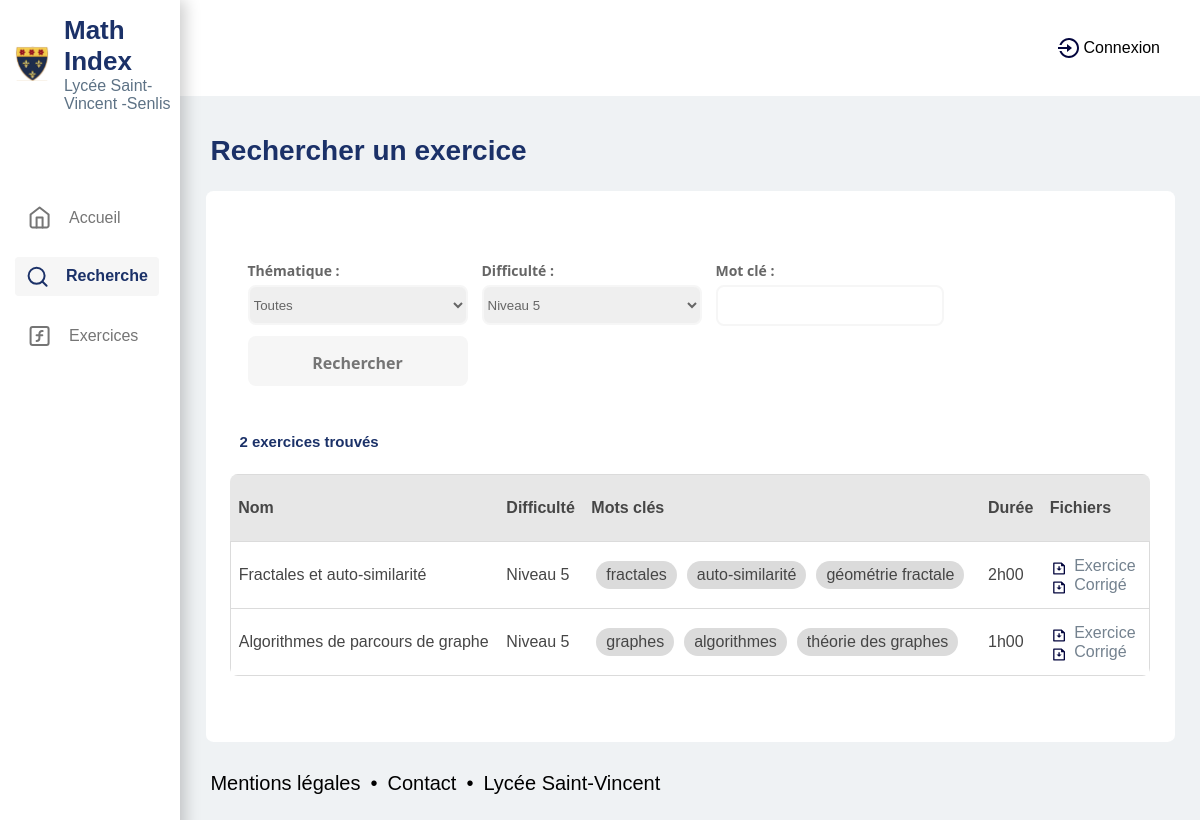
/projects/MathIndex/Recherche.php?difficulte=5, run on the app's committed database.
### tables this page shows
CREATE TABLE `exercise` (
  `id` int(11) NOT NULL,
  `name` varchar(255) NOT NULL,
  `classroom_id` int(11) DEFAULT NULL,
  `thematic_id` int(11) DEFAULT NULL,
  `chapter` varchar(100) DEFAULT NULL,
  `keywords` varchar(255) DEFAULT NULL,
  `difficulty` int(11) DEFAULT NULL,
  `duration` int(11) DEFAULT NULL,
  `origin_name` varchar(100) DEFAULT NULL,
  `origin_information` text DEFAULT NULL,
  `created_by_id` int(11) DEFAULT NULL,
  `date` date DEFAULT NULL,
  `exercice_file_id` int(11) DEFAULT NULL,
  `correction_file_id` int(11) DEFAULT NULL,
  `origin_id` int(11) DEFAULT NULL
);

### projects/MathIndex/Recherche.php (the view, shortened to what this page needs)
<!DOCTYPE html>
<html lang="fr">
<head>
    <link href='assets/styles/Recherche.css' rel='stylesheet'/>
</head>
<body>
    <nav class="barre-navigation hidden">
        <div class="ensembles-logo">
            <img alt="logo" src="assets/images/Logo.svg">
            <div class="ensembles-logo-titre ">
            <span class="titre">Math Index</span>
            <span class="sous-titre">Lycée Saint-Vincent -Senlis</span>
            </div>
        </div>
        <div class="navigation">
        <ul>
                <li><a href="Accueil.php" class="accueil-liens"><img src="assets/images/icone_home_gris.svg">Accueil</a></li>
                <li><a href="Recherche.php" class="recherche-liens"><img src="assets/images/icone_search.svg"><strong>Recherche</strong></a></li>
                <li><a href="Exercices.php" class="exercices-liens"><img src="assets/images/icone_fonctions_gris.svg">Exercices</a></li>
            </ul>
        </div>
    </nav>
    <header>
        <div class="header-droite">
            <?php
                if(isset($_SESSION["account"])){
                    $lastname=$_SESSION['account']['last_name'];
                    $firstname=$_SESSION['account']['first_name'];
                    $role=$_SESSION['account']['role'];
                    $profile_picture = isset($_SESSION['account']['profile_photo_file']) ? $_SESSION['account']['profile_photo_file'] : 'chemin/vers/image_par_defaut.jpg';
                   echo "<div class='compte' id='bouton' tabindex='0'>$firstname $lastname <img src='assets/photos_de_profil/$profile_picture' alt='photo de profil' class='profil-image'></div>";
                    if($role == "Administrateur" ){
                      echo "<div class='cible' id='cible'>";
                      echo "<a href='admin/Admin.php'><p>Administration</p><img class='img_admin' src='assets/images/icone-admin.svg'></a>";
                      echo "<a href='admin/authentification/logout.php'><p>Déconnexion</p><img class='img_logout' src='assets/images/icone_logout.svg'></a>";
                      echo "</div></div>";
                    }
                }else {
                    echo "<a href='Connexion.php' class='connexion'><img src='assets/images/icone_login.svg' alt='login'>Connexion</a>";
                }
            ?>
        </div>
    </header>
    <div class='grand_conteneur'>
        <div class='menu_arriere'></div>
            <div class="contenu">
                <h1>Rechercher un exercice</h1>
                <div class="carre-blanc">
                    <form method="GET">
                        <?php
                            if (isset($_GET['difficulte']))
                            {
                                $selecteur = $_GET['thematique'];
                            }else{
                                $selecteur = "";
                            }
                        ?>
                        <div class="form-group">
                            <label for="thematique">Thématique :</label>
                            <select id="thematique" name="thematique">
                                <option value="">Toutes</option>
                            </select>
                        </div>
                        <?php
                            if (isset($_GET['difficulte']))
                            {
                                $selecteur = $_GET['difficulte'];
                            }else{
                                $selecteur = "";
                            }
                        ?>
                        <div class="form-group">
                            <label for="difficulte">Difficulté :</label>
                            <select id="difficulte" name="difficulte">
                                <option value="5" <?php if($selecteur == "5") echo"selected" ?>>Niveau 5</option>
                            </select>
                        </div>
                        <div class="form-group">
                            <label for="mot_cle">Mot clé :</label>
                            <input type="text" id="mot_cle" name="mot_cle" value="">
                        </div>
                        <input type="submit" value="Rechercher">
                    </form>
                    <table>
                        <tr>
                            <th>Nom</th>
                            <th>Difficulté</th>
                            <th>Mots clés</th>
                            <th>Durée</th>
                            <th>Fichiers</th>
                        </tr>
                        <?php
                            include_once 'requetes/configdb.php';
                            $sql_all_exercices = "SELECT
                                exercise.name AS exercise_name,
                                thematic.name AS thematic_name,
                                exercise.difficulty,
                                exercise.duration,
                                exercise.keywords,
                                file_exercice.name AS exercice_name,
                                file_exercice.original_name AS exercice_original_name,
                                file_exercice.extension,
                                file_correction.name AS correction_name,
                                file_correction.original_name AS correction_original_name,
                                file_correction.extension AS correction_extension
                            FROM exercise
                            LEFT JOIN thematic ON exercise.thematic_id = thematic.id
                            LEFT JOIN file AS file_exercice ON exercise.exercice_file_id = file_exercice.id
                            LEFT JOIN file AS file_correction ON exercise.correction_file_id = file_correction.id";
                            if (empty($_GET['thematique']) && empty($_GET['difficulte']) && empty($_GET['mot_cle'])) {
                                echo "<tr><td colspan='6'>Effectuez une recherche pour afficher les résultats</td></tr>";
                            }else{
                                $difficulte = isset($_GET['difficulte']) ? $_GET['difficulte'] : '';
                                $where_conditions = [];
                                if (!empty($difficulte)) {
                                    $where_conditions[] = "exercise.difficulty = '$difficulte'";
                                }
                                if (!empty($where_conditions)) {
                                    $sql_all_exercices .= " WHERE " . implode(" AND ", $where_conditions);
                                }
                                $result = $mysqlClient->query($sql_all_exercices);
                                $num_exercices = $result->rowCount();
                                if ($num_exercices > 1) {
                                    echo "<p><strong>$num_exercices exercices trouvés</strong></p>";
                                } elseif ($num_exercices == 1) {
                                    echo "<p><strong>$num_exercices exercice trouvé</strong></p>";
                                } else {
                                    echo "<p><strong>Aucun exercice trouvé</strong></p>";
                                }
                                if ($result !== null && $result->rowCount() > 0) {
                                    while ($row = $result->fetch(PDO::FETCH_ASSOC)) {
                                        echo "<tr>";
                                            echo "<td>" . $row["exercise_name"] . "</td>";
                                            echo "<td>" . 'Niveau ' . $row["difficulty"] . "</td>";
                                            echo '<td>';
                                                $keywords = explode(',', $row['keywords']);
                                                foreach ($keywords as $keyword) {
                                                    echo '<span class="mot_cle">' . $keyword . '</span>';
                                                }
                                            echo '</td>';
                                            echo "<td>" . $row["duration"] . 'h00' . "</td>";
                                            echo "<td>";
                                                echo "<img src='assets/images/icone_download.svg'>
                                                <a href='assets/Exercices/" . $row["exercice_name"] . "." . $row["extension"] . "' download='" . $row["exercice_original_name"] . "." . $row["extension"] . "'>Exercice</a><br>";
                                                if ($row["correction_original_name"] && $row["correction_extension"]) {
                                                    echo "<img src='assets/images/icone_download.svg'>
                                                    <a href='assets/Corriges/" . $row["correction_name"] . "." . $row["extension"]. "' download='" . $row["correction_original_name"] . "." . $row["correction_extension"] . "'>Corrigé</a>";
                                                }
                                            echo "</td>";
                                        echo "</tr>";
                                    }
                                }else {
                                    echo "<tr><td colspan='5'>Aucun exercice trouvé</td></tr>";
                                }
                            }
                        ?>
                    </table>
                </div>
                <div class="mentionlegales">
                    <div class="mentionlegales-text">Mentions légales</div>
                    <div class="mentionlegales-text">•</div>
                    <div class="mentionlegales-text">Contact</div>
                    <div class="mentionlegales-text">•</div>
                    <div class="mentionlegales-text">Lycée Saint-Vincent</div>
                </div>
            </div>
        </div>
</body>
</html>

### data on the page
exercise: name "Fractales et auto-similarité", difficulty "5", keywords "fractales", keywords "auto-similarité", keywords "géométrie fractale", duration "2"
exercise: name "Algorithmes de parcours de graphe", difficulty "5", keywords "graphes", keywords "algorithmes", keywords "théorie des graphes", duration "1"

### other printed values
$num_exercices "2"
